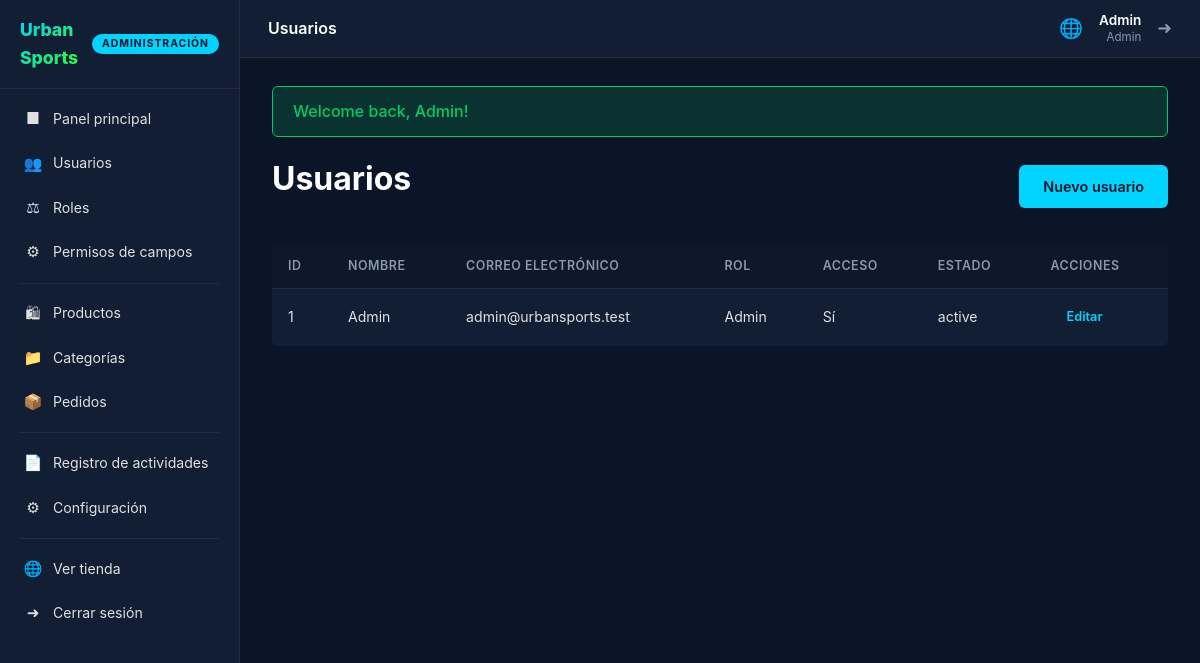
Page /admin/users (signed in) on the committed database.
### tables this page shows
CREATE TABLE users (
    id                INT UNSIGNED AUTO_INCREMENT PRIMARY KEY,
    name              VARCHAR(200)   NOT NULL,
    email             VARCHAR(200)   NOT NULL UNIQUE,
    email_verified_at TIMESTAMP      NULL DEFAULT NULL,
    password          VARCHAR(255)   NOT NULL,
    role_id           INT UNSIGNED   NULL DEFAULT NULL,
    access_granted    TINYINT(1)     NOT NULL DEFAULT 1,
    status            ENUM('active', 'inactive', 'suspended') NOT NULL DEFAULT 'active',
    remember_token    VARCHAR(100)   NULL DEFAULT NULL,
    created_at        TIMESTAMP      NOT NULL DEFAULT CURRENT_TIMESTAMP,
    updated_at        TIMESTAMP      NOT NULL DEFAULT CURRENT_TIMESTAMP ON UPDATE CURRENT_TIMESTAMP,
    deleted_at        TIMESTAMP      NULL DEFAULT NULL,

    INDEX idx_users_role_id (role_id),
    INDEX idx_users_status (status),
    INDEX idx_users_deleted_at (deleted_at),

    CONSTRAINT fk_users_role
        FOREIGN KEY (role_id) REFERENCES roles(id)
        ON DELETE SET NULL ON UPDATE CASCADE
);

CREATE TABLE roles (
    id          INT UNSIGNED AUTO_INCREMENT PRIMARY KEY,
    name        VARCHAR(100)   NOT NULL,
    slug        VARCHAR(100)   NOT NULL UNIQUE,
    description TEXT           NULL DEFAULT NULL,
    created_at  TIMESTAMP      NOT NULL DEFAULT CURRENT_TIMESTAMP,
    updated_at  TIMESTAMP      NOT NULL DEFAULT CURRENT_TIMESTAMP ON UPDATE CURRENT_TIMESTAMP
);

### app/Controllers/Admin/UserController.php (called while the page is built, shortened)
<?php
class UserController extends Controller
{
    public function index(): void
    {
        $db = Database::getInstance();
        $users = $db->fetchAll(
            'SELECT u.*, r.name AS role_name
             FROM users u
             LEFT JOIN roles r ON r.id = u.role_id
             WHERE u.deleted_at IS NULL
             ORDER BY u.id DESC'
        );
        $this->view('admin/users/index', ['users' => $users, 'title' => 'Usuarios'], 'admin');
    }
}

### public/index.php (called while the page is built, shortened)
<?php
require_once __DIR__ . '/../config/env.php';
require_once __DIR__ . '/../config/database.php';
require_once __DIR__ . '/../app/Helpers/functions.php';
$router = new Router();
$router->dispatch($_SERVER['REQUEST_METHOD'], $_SERVER['REQUEST_URI'] ?? '/');

### app/Core/Session.php (called while the page is built, shortened)
<?php
class Session
{
    public static function get(string $key, mixed $default = null): mixed
    {
        return $_SESSION[$key] ?? $default;
    }
}

### app/Core/Auth.php (called while the page is built, shortened)
<?php
class Auth
{
    public static function user(): ?array
    {
        return Session::get('user');
    }
}

### app/Core/Database.php (called while the page is built, shortened)
<?php
class Database
{
    private static ?Database $instance = null;
    private PDO $pdo;
    private function __construct()
    {
        $dsn = sprintf(
            'mysql:host=%s;port=%s;dbname=%s;charset=%s',
            DB_HOST,
            DB_PORT,
            DB_NAME,
            DB_CHARSET
        );
        try {
            $this->pdo = new PDO($dsn, DB_USER, DB_PASS, [
                PDO::ATTR_ERRMODE => PDO::ERRMODE_EXCEPTION,
                PDO::ATTR_DEFAULT_FETCH_MODE => PDO::FETCH_ASSOC,
                PDO::ATTR_EMULATE_PREPARES => false,
            ]);
        } catch (PDOException $e) {
            throw new \RuntimeException('Database connection failed: ' . $e->getMessage(), 0, $e);
        }
    }
    public static function getInstance(): self
    {
        if (self::$instance === null) {
            self::$instance = new self();
        }
        return self::$instance;
    }
    public function query(string $sql, array $params = []): \PDOStatement
    {
        $stmt = $this->pdo->prepare($sql);
        $stmt->execute($params);
        return $stmt;
    }
    public function fetchAll(string $sql, array $params = []): array
    {
        return $this->query($sql, $params)->fetchAll();
    }
}

### app/Helpers/Permission.php (called while the page is built, shortened)
<?php
class Permission
{
    private static array $levelCache = [];
    public static function canModify(int $roleId, string $moduleName): bool
    {
        return self::getLevel($roleId, $moduleName) === 'modify';
    }
    public static function getLevel(int $roleId, string $moduleName): ?string
    {
        $key = $roleId . ':' . $moduleName;
        if (array_key_exists($key, self::$levelCache)) {
            return self::$levelCache[$key];
        }
        $db = Database::getInstance();
        $result = $db->fetch(
            "SELECT rp.level
             FROM role_permissions rp
             JOIN permissions p ON p.id = rp.permission_id
             WHERE rp.role_id = :role_id AND p.module_name = :module_name",
            ['role_id' => $roleId, 'module_name' => $moduleName]
        );
        self::$levelCache[$key] = $result['level'] ?? null;
        return self::$levelCache[$key];
    }
}

### app/Helpers/functions.php (called while the page is built, shortened)
<?php
function escape(string $value): string
{
    return htmlspecialchars($value, ENT_QUOTES, 'UTF-8');
}
function asset(string $path): string
{
    return APP_URL . '/' . ltrim($path, '/');
}
function url(string $path = ''): string
{
    return APP_URL . '/' . ltrim($path, '/');
}

### app/Views/admin/users/index.php (the view)
<div class="page-header">
    <h1>Usuarios</h1>
    <?php if (\App\Helpers\Permission::canModify((int) (\App\Core\Auth::user()['role_id'] ?? 0), 'users')): ?>
        <a href="<?= url('admin/users/create') ?>" class="btn btn-primary">Nuevo usuario</a>
    <?php endif; ?>
</div>
<table class="table">
    <thead>
        <tr>
            <th>ID</th>
            <th>Nombre</th>
            <th>Correo electrónico</th>
            <th>Rol</th>
            <th>Acceso</th>
            <th>Estado</th>
            <th>Acciones</th>
        </tr>
    </thead>
    <tbody>
        <?php if (empty($users)): ?>
            <tr><td colspan="7" class="empty">No se encontraron usuarios.</td></tr>
        <?php else: ?>
            <?php foreach ($users as $u): ?>
                <tr>
                    <td><?= $u['id'] ?></td>
                    <td><?= escape($u['name']) ?></td>
                    <td><?= escape($u['email']) ?></td>
                    <td><?= escape($u['role_name']) ?></td>
                    <td><?= $u['access_granted'] ? 'Sí' : 'No' ?></td>
                    <td><?= escape($u['status']) ?></td>
                    <td class="actions">
                        <a href="<?= url('admin/users/edit/' . $u['id']) ?>" class="btn btn-sm">Editar</a>
                    </td>
                </tr>
            <?php endforeach; ?>
        <?php endif; ?>
    </tbody>
</table>

### app/Core/Router.php (shortened to what this page needs)
<?php
class Router
{
    private array $routes = [];
    private function addRoute(string $method, string $uri, array $action, array $middleware): void
    {
        $pattern = preg_replace('/\{(\w+)\}/', '(?P<$1>[^/]+)', $uri);
        $pattern = '#^' . $pattern . '$#';
        $this->routes[] = [
            'method' => $method,
            'pattern' => $pattern,
            'action' => $action,
            'middleware' => $middleware,
        ];
    }
    public function dispatch(string $method, string $queryString): void
    {
        $uri = $this->parseUri($queryString);
        foreach ($this->routes as $route) {
            if ($route['method'] !== $method) {
                continue;
            }
            if (preg_match($route['pattern'], $uri, $matches)) {
                $params = array_filter($matches, 'is_string', ARRAY_FILTER_USE_KEY);
                [$controllerClass, $methodName] = $route['action'];
                $controller = new $controllerClass();
                $controller->$methodName(...$params);
                return;
            }
        }
    }
    private function parseUri(string $uri): string
    {
        $path = parse_url($uri, PHP_URL_PATH);
        return $path;
    }
}

### app/Views/layouts/admin.php (shortened to what this page needs)
<!DOCTYPE html>
<html lang="en">
<head>
    <link rel="stylesheet" href="<?= asset('assets/css/app.css') ?>">
</head>
<body>
    <div class="admin-layout">
        <?php require __DIR__ . '/../partials/sidebar.php' ?>
        <div class="admin-wrapper">
            <?php $currentUser = \App\Core\Auth::user(); ?>
            <header class="admin-topbar">
                <div class="topbar-title"><?= isset($title) ? escape($title) : 'Panel principal' ?></div>
                <div class="topbar-right">
                    <a href="<?= url() ?>" target="_blank" class="topbar-link" title="Ver tienda">&#127760;</a>
                    <div class="topbar-user">
                        <span class="topbar-user-name"><?= escape($currentUser['name'] ?? 'Usuario') ?></span>
                        <span class="topbar-user-role"><?= escape(ucfirst($currentUser['role_name'] ?? '')) ?></span>
                    </div>
                    <a href="<?= url('logout') ?>" class="topbar-logout" title="Cerrar sesión">&#10140;</a>
                </div>
            </header>
            <main class="admin-main">
                <?php require __DIR__ . '/../partials/alerts.php' ?>
                <?= $content ?>
            </main>
        </div>
    </div>
</body>
</html>

### public/assets/css/app.css (style rules this page uses)
:root { --navy: #0a1628; --navy-light: #121e34; --gray: #2a2a3e; --gray-light: #3a3a4e; --cyan: #00d4ff; --orange: #ff6b00; --lime: #39ff14; --white: #ffffff; --text: #e0e0e0; --text-muted: #8899aa; --danger: #ff4444; --success: #00cc66; --radius: 6px; }
* { margin: 0; padding: 0; box-sizing: border-box; }
body { font-family: -apple-system, BlinkMacSystemFont, 'Segoe UI', Roboto, sans-serif; background: var(--navy); color: var(--text); line-height: 1.6; min-height: 100vh; }
a { color: var(--cyan); text-decoration: none; }
h1, h2, h3 { color: var(--white); }
.btn { display: inline-block; padding: 10px 24px; border-radius: var(--radius); font-weight: 600; font-size: 0.9rem; border: none; cursor: pointer; transition: all 0.2s; text-align: center; }
.btn-primary { background: var(--cyan); color: var(--navy); }
.btn-sm { padding: 6px 16px; font-size: 0.8rem; }
.page-header { display: flex; align-items: center; justify-content: space-between; margin-bottom: 24px; }
.page-header h1 { margin-bottom: 0; }
.admin-layout { display: flex; min-height: 100vh; }
.admin-wrapper { margin-left: 240px; flex: 1; display: flex; flex-direction: column; min-height: 100vh; }
.admin-topbar { display: flex; align-items: center; gap: 16px; padding: 12px 28px; background: var(--navy-light); border-bottom: 1px solid var(--gray); position: sticky; top: 0; z-index: 100; }
.topbar-title { font-weight: 600; color: var(--white); font-size: 1rem; flex: 1; }
.topbar-right { display: flex; align-items: center; gap: 16px; }
.topbar-link { font-size: 1.2rem; color: var(--text-muted) !important; transition: color 0.2s; }
.topbar-user { display: flex; flex-direction: column; text-align: right; line-height: 1.3; }
.topbar-user-name { font-size: 0.85rem; color: var(--white); font-weight: 600; }
.topbar-user-role { font-size: 0.72rem; color: var(--text-muted); }
.topbar-logout { font-size: 1.1rem; color: var(--text-muted) !important; transition: color 0.2s; }
.admin-main { flex: 1; padding: 28px 32px; }
.admin-main h1 { margin-bottom: 16px; }
.table { width: 100%; border-collapse: collapse; background: var(--navy-light); border-radius: var(--radius); overflow: hidden; }
.table th, .table td { padding: 12px 16px; text-align: left; border-bottom: 1px solid var(--gray); font-size: 0.88rem; }
.table th { background: rgba(0, 0, 0, 0.2); color: var(--text-muted); font-weight: 600; text-transform: uppercase; letter-spacing: 0.5px; font-size: 0.78rem; }
.table tr:last-child td { border-bottom: none; }

### rows in the picture
users: name "Admin", role.name "Admin", id "1", email "admin@urbansports.test", access_granted "Sí", status "active"
